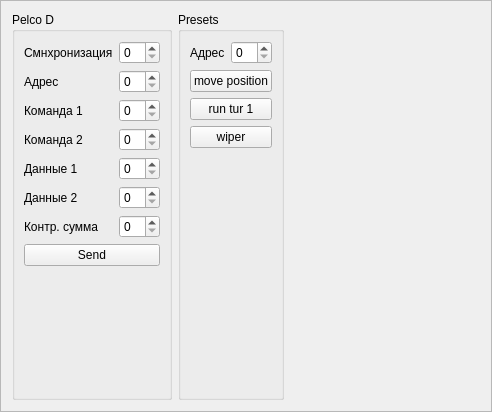
<?xml version="1.0" encoding="UTF-8"?>
<ui version="4.0">
 <class>PelcoD</class>
 <widget class="QFrame" name="PelcoD">
  <property name="geometry">
   <rect>
    <x>0</x>
    <y>0</y>
    <width>492</width>
    <height>412</height>
   </rect>
  </property>
  <property name="windowTitle">
   <string>Frame</string>
  </property>
  <property name="frameShape">
   <enum>QFrame::StyledPanel</enum>
  </property>
  <property name="frameShadow">
   <enum>QFrame::Raised</enum>
  </property>
  <layout class="QHBoxLayout" name="horizontalLayout">
   <item>
    <widget class="QGroupBox" name="groupBox">
     <property name="sizePolicy">
      <sizepolicy hsizetype="Fixed" vsizetype="Preferred">
       <horstretch>0</horstretch>
       <verstretch>0</verstretch>
      </sizepolicy>
     </property>
     <property name="title">
      <string>Pelco D</string>
     </property>
     <layout class="QVBoxLayout" name="verticalLayout_2">
      <item>
       <layout class="QGridLayout" name="gridLayout">
        <item row="4" column="0">
         <widget class="QLabel" name="label_5">
          <property name="text">
           <string>Данные 1</string>
          </property>
         </widget>
        </item>
        <item row="2" column="0">
         <widget class="QLabel" name="label_3">
          <property name="text">
           <string>Команда 1</string>
          </property>
         </widget>
        </item>
        <item row="1" column="0">
         <widget class="QLabel" name="label_2">
          <property name="text">
           <string>Адрес</string>
          </property>
         </widget>
        </item>
        <item row="5" column="0">
         <widget class="QLabel" name="label_6">
          <property name="text">
           <string>Данные 2</string>
          </property>
         </widget>
        </item>
        <item row="3" column="0">
         <widget class="QLabel" name="label_4">
          <property name="text">
           <string>Команда 2</string>
          </property>
         </widget>
        </item>
        <item row="3" column="1">
         <widget class="HexSpinBox" name="sb_cmd2"/>
        </item>
        <item row="4" column="1">
         <widget class="HexSpinBox" name="sb_data1"/>
        </item>
        <item row="5" column="1">
         <widget class="HexSpinBox" name="sb_data2"/>
        </item>
        <item row="0" column="1">
         <widget class="HexSpinBox" name="sb_sync"/>
        </item>
        <item row="0" column="0">
         <widget class="QLabel" name="label">
          <property name="text">
           <string>Смнхронизация</string>
          </property>
         </widget>
        </item>
        <item row="1" column="1">
         <widget class="HexSpinBox" name="sb_address"/>
        </item>
        <item row="2" column="1">
         <widget class="HexSpinBox" name="sb_cmd1"/>
        </item>
        <item row="6" column="0">
         <widget class="QLabel" name="label_7">
          <property name="text">
           <string>Контр. сумма</string>
          </property>
         </widget>
        </item>
        <item row="6" column="1">
         <widget class="HexSpinBox" name="sb_chk_sum"/>
        </item>
       </layout>
      </item>
      <item>
       <widget class="QPushButton" name="btn_send">
        <property name="text">
         <string>Send</string>
        </property>
       </widget>
      </item>
      <item>
       <spacer name="verticalSpacer_2">
        <property name="orientation">
         <enum>Qt::Vertical</enum>
        </property>
        <property name="sizeHint" stdset="0">
         <size>
          <width>20</width>
          <height>40</height>
         </size>
        </property>
       </spacer>
      </item>
     </layout>
    </widget>
   </item>
   <item>
    <widget class="QGroupBox" name="groupBox_2">
     <property name="title">
      <string>Presets</string>
     </property>
     <layout class="QVBoxLayout" name="verticalLayout_3">
      <item>
       <layout class="QHBoxLayout" name="horizontalLayout_2">
        <item>
         <widget class="QLabel" name="label_8">
          <property name="text">
           <string>Адрес</string>
          </property>
         </widget>
        </item>
        <item>
         <widget class="QSpinBox" name="sb_addr_cam_presets"/>
        </item>
       </layout>
      </item>
      <item>
       <widget class="QPushButton" name="btn_move_position">
        <property name="text">
         <string>move position</string>
        </property>
       </widget>
      </item>
      <item>
       <widget class="QPushButton" name="btn_run_tur_1">
        <property name="text">
         <string>run tur 1</string>
        </property>
       </widget>
      </item>
      <item>
       <widget class="QPushButton" name="btn_wiper">
        <property name="text">
         <string>wiper</string>
        </property>
       </widget>
      </item>
      <item>
       <spacer name="verticalSpacer">
        <property name="orientation">
         <enum>Qt::Vertical</enum>
        </property>
        <property name="sizeHint" stdset="0">
         <size>
          <width>20</width>
          <height>40</height>
         </size>
        </property>
       </spacer>
      </item>
     </layout>
    </widget>
   </item>
   <item>
    <spacer name="horizontalSpacer">
     <property name="orientation">
      <enum>Qt::Horizontal</enum>
     </property>
     <property name="sizeHint" stdset="0">
      <size>
       <width>40</width>
       <height>20</height>
      </size>
     </property>
    </spacer>
   </item>
  </layout>
 </widget>
 <customwidgets>
  <customwidget>
   <class>HexSpinBox</class>
   <extends>QSpinBox</extends>
   <header>hexspinbox.hpp</header>
  </customwidget>
 </customwidgets>
 <tabstops>
  <tabstop>sb_sync</tabstop>
  <tabstop>sb_address</tabstop>
  <tabstop>sb_cmd1</tabstop>
  <tabstop>sb_cmd2</tabstop>
  <tabstop>sb_data1</tabstop>
  <tabstop>sb_data2</tabstop>
  <tabstop>sb_chk_sum</tabstop>
  <tabstop>btn_send</tabstop>
  <tabstop>sb_addr_cam_presets</tabstop>
  <tabstop>btn_move_position</tabstop>
  <tabstop>btn_run_tur_1</tabstop>
  <tabstop>btn_wiper</tabstop>
 </tabstops>
 <resources/>
 <connections/>
</ui>
